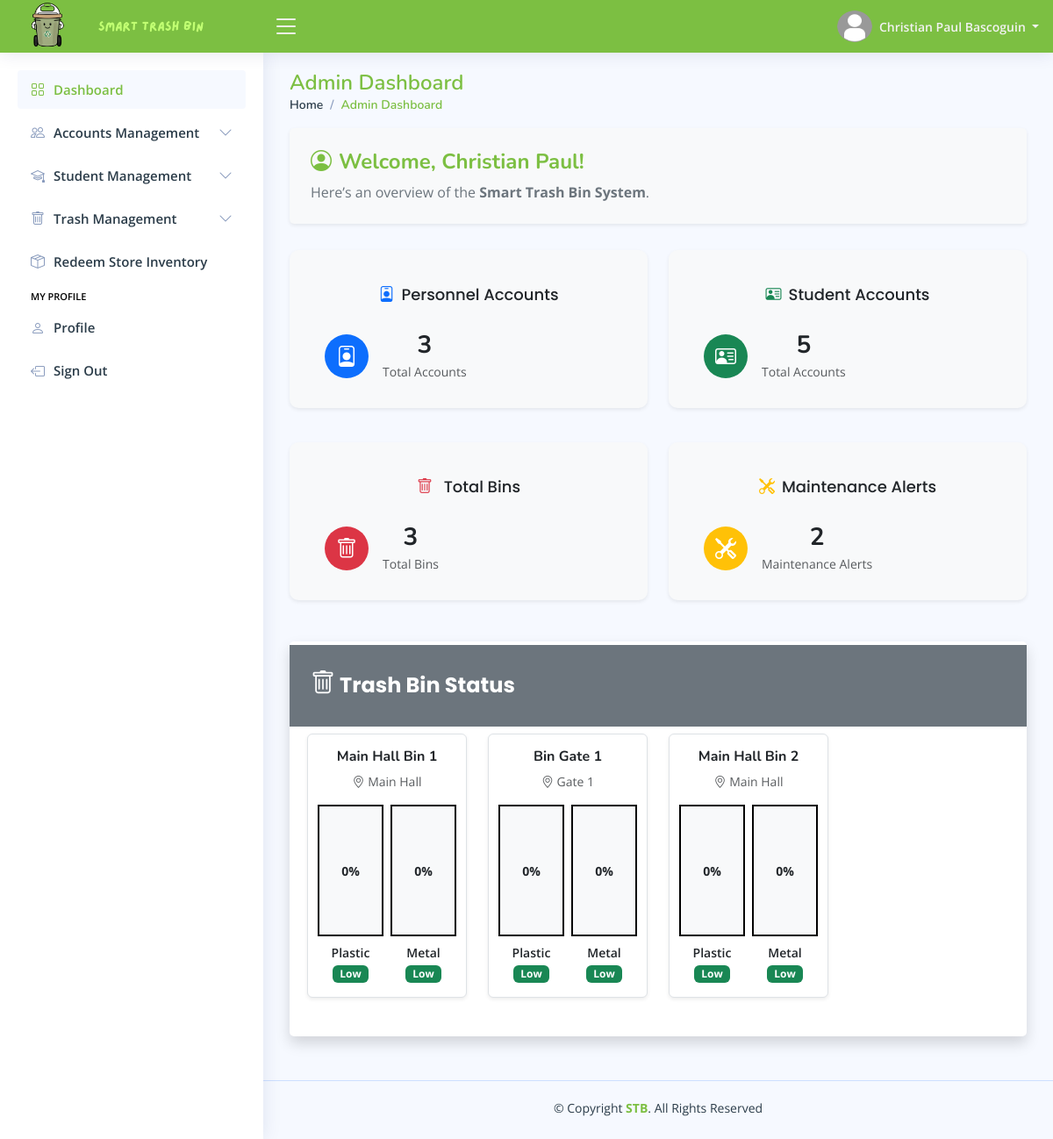
The page /pages/admin/home.php (signed in) on the database its author committed.
### tables this page shows
CREATE TABLE `admin_profile_tbl` (
  `tbl_row_id` int(11) NOT NULL,
  `admin_id` int(11) NOT NULL,
  `profile_picture` varchar(255) DEFAULT NULL,
  `date_of_birth` date DEFAULT NULL,
  `gender` enum('Male','Female','Others') DEFAULT 'Others',
  `civil_status` enum('Single','Married','Divorced','Widowed') DEFAULT 'Single',
  `address` varchar(255) NOT NULL,
  `phone_number` varchar(50) NOT NULL,
  `facebook_link` varchar(255) NOT NULL,
  `updated_at` timestamp NOT NULL DEFAULT current_timestamp() ON UPDATE current_timestamp()
);

CREATE TABLE `admin_accounts_tbl` (
  `admin_id` int(11) NOT NULL,
  `first_name` varchar(100) NOT NULL,
  `middle_name` varchar(100) DEFAULT NULL,
  `last_name` varchar(100) NOT NULL,
  `email_address` varchar(150) NOT NULL,
  `admin_password` varchar(255) NOT NULL,
  `role` enum('Administrator') DEFAULT 'Administrator',
  `reset_password_token` varchar(255) DEFAULT NULL,
  `password_token_expiry` datetime DEFAULT NULL,
  `locked_account` enum('Yes','No') DEFAULT 'No',
  `created_at` timestamp NOT NULL DEFAULT current_timestamp(),
  `updated_at` timestamp NOT NULL DEFAULT current_timestamp() ON UPDATE current_timestamp()
);

CREATE TABLE `bins_tbl` (
  `bin_id` int(11) NOT NULL,
  `unique_bin_id` varchar(100) NOT NULL,
  `bin_name` varchar(255) NOT NULL,
  `bin_location` int(11) DEFAULT NULL,
  `plastic_fill_level` enum('0','25','50','75','100') DEFAULT '0',
  `metal_fill_level` enum('0','25','50','75','100') DEFAULT '0',
  `bin_status` enum('Active','Inactive') DEFAULT 'Active',
  `last_emptied` timestamp NULL DEFAULT NULL,
  `added_at` timestamp NOT NULL DEFAULT current_timestamp(),
  `updated_at` timestamp NOT NULL DEFAULT current_timestamp() ON UPDATE current_timestamp()
);

### pages/admin/pages/dashboard.php (the view, shortened to what this page needs)
<?php
    $get_personnel_count = $conn->prepare("SELECT
                                            COUNT(*) AS 'personnel_count'
                                        FROM personnel_accounts_tbl");
    $get_personnel_count->execute();
    $personnel_count = $get_personnel_count->fetch()["personnel_count"];
    $get_student_count = $conn->prepare("SELECT
                                            COUNT(*) AS 'student_count'
                                        FROM student_accounts_tbl");
    $get_student_count->execute();
    $student_count = $get_student_count->fetch()["student_count"];
    $get_bin_count = $conn->prepare("SELECT
                                            COUNT(*) AS 'bin_count'
                                        FROM bins_tbl");
    $get_bin_count->execute();
    $bin_count = $get_bin_count->fetch()["bin_count"];
    $get_maintenance_count = $conn->prepare("SELECT
                                            COUNT(*) AS 'maintenance_count'
                                        FROM maintenance_tbl
                                        WHERE maintenance_status != :maintenance_status");
    $get_maintenance_count->execute([":maintenance_status" => "Completed"]);
    $maintenance_count = $get_maintenance_count->fetch()["maintenance_count"];
?>
<main id="main" class="main">
    <?php
        include_once "includes/pagetitle.php";
    ?>
    <section class="section dashboard">
        <div class="row">
            <div class="col-12">
                <div class="card shadow-sm border-0 bg-light">
                    <div class="card-body py-4 px-4">
                        <h4 class="fw-bold mb-2" style="color: #7CBF42;">
                            <i class="bi bi-person-circle me-2"></i>Welcome, <?php echo htmlspecialchars($first_name); ?>!
                        </h4>
                        <p class="mb-0 fs-6 text-secondary">
                            Here’s an overview of the <strong>Smart Trash Bin System</strong>.
                        </p>
                    </div>
                </div>
            </div>
            <div class="col-xxl-3 col-md-6 mb-4">
                <a href="home.php?page=personnel-accounts" class="text-decoration-none">
                    <div class="card info-card shadow-sm border-0 hover-shadow">
                        <div class="card-body">
                            <h5 class="card-title text-dark mb-3">
                                <i class="bi bi-person-badge me-2 text-primary"></i>Personnel Accounts
                            </h5>
                            <div class="d-flex align-items-center">
                                <div class="card-icon rounded-circle bg-primary text-white d-flex align-items-center justify-content-center" style="width: 50px; height: 50px;">
                                    <i class="bi bi-person-badge fs-4"></i>
                                </div>
                                <div class="ps-3">
                                    <h6 class="mb-0 text-dark"> <?php echo htmlspecialchars($personnel_count); ?> </h6>
                                    <span class="text-muted small"> Total Accounts </span>
                                </div>
                            </div>
                        </div>
                    </div>
                </a>
            </div>
            <div class="col-xxl-3 col-md-6 mb-4">
                <a href="home.php?page=student-accounts" class="text-decoration-none">
                    <div class="card info-card shadow-sm border-0 hover-shadow">
                        <div class="card-body">
                            <h5 class="card-title text-dark mb-3">
                                <i class="bi bi-person-vcard me-2 text-success"></i>Student Accounts
                            </h5>
                            <div class="d-flex align-items-center">
                                <div class="card-icon rounded-circle bg-success text-white d-flex align-items-center justify-content-center" style="width: 50px; height: 50px;">
                                    <i class="bi bi-person-vcard fs-4"></i>
                                </div>
                                <div class="ps-3">
                                    <h6 class="mb-0 text-dark"> <?php echo htmlspecialchars($student_count); ?> </h6>
                                    <span class="text-muted small"> Total Accounts </span>
                                </div>
                            </div>
                        </div>
                    </div>
                </a>
            </div>
            <div class="col-xxl-3 col-md-6 mb-4">
                <a href="home.php?page=bin-monitoring" class="text-decoration-none">
                    <div class="card info-card shadow-sm border-0 hover-shadow">
                        <div class="card-body">
                            <h5 class="card-title text-dark mb-3">
                                <i class="bi bi-trash me-2 text-danger"></i> Total Bins
                            </h5>
                            <div class="d-flex align-items-center">
                                <div class="card-icon rounded-circle bg-danger text-white d-flex align-items-center justify-content-center" style="width: 50px; height: 50px;">
                                    <i class="bi bi-trash fs-4"></i>
                                </div>
                                <div class="ps-3">
                                    <h6 class="mb-0 text-dark"> <?php echo htmlspecialchars($bin_count); ?> </h6>
                                    <span class="text-muted small"> Total Bins </span>
                                </div>
                            </div>
                        </div>
                    </div>
                </a>
            </div>
            <div class="col-xxl-3 col-md-6 mb-4">
                <a href="home.php?page=maintenance-alerts" class="text-decoration-none">
                    <div class="card info-card shadow-sm border-0 hover-shadow">
                        <div class="card-body">
                            <h5 class="card-title text-dark mb-3">
                                <i class="bi bi-tools me-2 text-warning"></i>Maintenance Alerts
                            </h5>
                            <div class="d-flex align-items-center">
                                <div class="card-icon rounded-circle bg-warning text-white d-flex align-items-center justify-content-center" style="width: 50px; height: 50px;">
                                    <i class="bi bi-tools fs-4"></i>
                                </div>
                                <div class="ps-3">
                                    <h6 class="mb-0 text-dark"> <?php echo htmlspecialchars($maintenance_count); ?> </h6>
                                    <span class="text-muted small"> Maintenance Alerts </span>
                                </div>
                            </div>
                        </div>
                    </div>
                </a>
            </div>
            <div class="col-12 mt-2">
                <a href="home.php?page=bin-monitoring">
                    <div class="card shadow">
                        <div class="d-flex justify-content-between align-items-center px-4 py-2 bg-secondary mb-2 mt-1">
                            <h5 class="card-title text-white custom-card-title fw-bold">
                                <i class="bi bi-trash fs-3"></i>
                                Trash Bin Status
                            </h5>
                        </div>
                        <div class="card-body">
                            <div class="row">
                                <?php
                                $fetch_bin_fill_data = $conn->prepare("SELECT
                                                                                    bt.*,
                                                                                    COALESCE(lt.target_location, 'No Location Assigned') AS bin_location
                                                                                FROM bins_tbl bt
                                                                                LEFT JOIN bin_locations_tbl lt
                                                                                ON bt.bin_location = lt.location_id
                                                                                LIMIT 8
                                                                                ");
                                $fetch_bin_fill_data->execute();
                                if($fetch_bin_fill_data->rowCount() > 0) {
                                    while($fill_data = $fetch_bin_fill_data->fetch()) {
                                        $fill_types = [
                                            'Plastic' => $fill_data["plastic_fill_level"],
                                            'Metal' => $fill_data["metal_fill_level"]
                                        ];
                                ?>
                                    <div class="col-xl-3 col-lg-4 col-md-6 col-sm-12 mb-4">
                                        <div class="border rounded p-3 shadow-sm bg-white h-100 d-flex flex-column justify-content-center align-items-center text-center">
                                            <h6 class="fw-bold"><?php echo htmlspecialchars($fill_data["bin_name"]); ?></h6>
                                            <p class="text-muted small">
                                                <i class="bi bi-geo-alt"></i>
                                                <?php echo htmlspecialchars($fill_data["bin_location"]); ?>
                                            </p>
                                            <div class="d-flex d-flex justify-content-center align-items-center gap-2 w-100">
                                                <?php foreach ($fill_types as $type => $fill):
                                                    $color = '';
                                                    $label = '';
                                                    if ($fill <= 25) {
                                                        $color = 'bg-success';
                                                        $label = 'Low';
                                                    } elseif ($fill <= 75) {
                                                        $color = 'bg-warning';
                                                        $label = 'High';
                                                    } else {
                                                        $color = 'bg-danger';
                                                        $label = 'Loaded';
                                                    }
                                                ?>
                                                    <div class="text-center">
                                                        <div class="position-relative mx-auto mb-2" style="height: 150px; width: 75px; border: 2px solid #000; overflow: hidden; background-color: #f8f9fa;">
                                                            <div class="position-absolute top-50 start-50 translate-middle text-dark fw-bold small">
                                                                <?php echo $fill; ?>%
                                                            </div>
                                                        </div>
                                                        <div class="fw-semibold small"><?php echo $type; ?></div>
                                                        <span class="badge <?php echo $color; ?>"><?php echo $label; ?></span>
                                                    </div>
                                                <?php endforeach; ?>
                                            </div>
                                        </div>
                                    </div>
                                <?php
                                    }
                                }
                                ?>
                            </div>
                        </div>
                    </div>
                </a>
            </div>
        </div>
    </section>
</main>

### pages/includes/header.php (shortened to what this page needs)
<header id="header" class="header fixed-top d-flex align-items-center">
    <div class="d-flex align-items-center justify-content-between">
        <a href="home.php" class="logo d-flex align-items-center gap-0">
            <img src="../../assets/global/images/stb-logo.png" alt="Website Logo">
            <img src="../../assets/global/images/stb-name.png" alt="Website Logo">
        </a>
        <i class="bi bi-list toggle-sidebar-btn"></i>
    </div>
    <nav class="header-nav ms-auto">
        <ul class="d-flex align-items-center">
            <li class="nav-item dropdown pe-3">
                <a class="nav-link nav-profile d-flex align-items-center pe-0" href="#" data-bs-toggle="dropdown">
                    <img src="<?php echo htmlspecialchars($file_path . $profile_picture); ?>" alt="Profile Picture" class="rounded-circle" width="40" height="40">
                    <span class="d-none d-md-block dropdown-toggle ps-2"> <?php echo htmlspecialchars($first_name . " " . $last_name); ?> </span>
                </a>
            </li>
        </ul>
    </nav>
</header>

### rows shown on the page
admin_profile_tbl: admin.last_name "Christian Paul Bascoguin", admin.first_name "Christian Paul"
bins_tbl: bin_name "Main Hall Bin 1", bin_location "Main Hall", fill "0", type "Plastic", label "Low", type "Metal"
bins_tbl: bin_name "Bin Gate 1", bin_location "Gate 1", fill "0", type "Plastic", label "Low", type "Metal"
bins_tbl: bin_name "Main Hall Bin 2", bin_location "Main Hall", fill "0", type "Plastic", label "Low", type "Metal"

### other values the page prints
$page_titles[$page_name] "Admin Dashboard"
$personnel_count "3"
$student_count "5"
$bin_count "3"
$maintenance_count "2"
